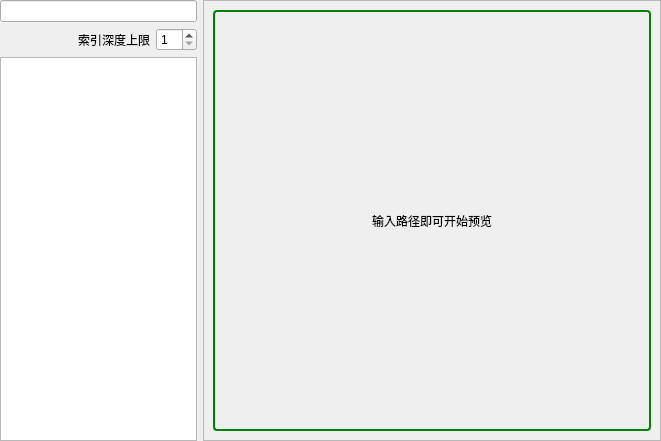
<?xml version="1.0" encoding="UTF-8"?>
<ui version="4.0">
 <class>ImageView</class>
 <widget class="QWidget" name="ImageView">
  <property name="geometry">
   <rect>
    <x>0</x>
    <y>0</y>
    <width>661</width>
    <height>441</height>
   </rect>
  </property>
  <property name="windowTitle">
   <string>Form</string>
  </property>
  <layout class="QHBoxLayout" name="horizontalLayout_2" stretch="3,7">
   <property name="leftMargin">
    <number>0</number>
   </property>
   <property name="topMargin">
    <number>0</number>
   </property>
   <property name="rightMargin">
    <number>0</number>
   </property>
   <property name="bottomMargin">
    <number>0</number>
   </property>
   <item>
    <layout class="QVBoxLayout" name="verticalLayout">
     <item>
      <widget class="QLineEdit" name="e_dirpath"/>
     </item>
     <item>
      <layout class="QHBoxLayout" name="horizontalLayout">
       <item>
        <spacer name="horizontalSpacer">
         <property name="orientation">
          <enum>Qt::Horizontal</enum>
         </property>
         <property name="sizeHint" stdset="0">
          <size>
           <width>40</width>
           <height>20</height>
          </size>
         </property>
        </spacer>
       </item>
       <item>
        <widget class="QLabel" name="label_2">
         <property name="text">
          <string>索引深度上限</string>
         </property>
        </widget>
       </item>
       <item>
        <widget class="QSpinBox" name="sp_maxdepth">
         <property name="minimum">
          <number>1</number>
         </property>
         <property name="maximum">
          <number>20</number>
         </property>
         <property name="value">
          <number>1</number>
         </property>
        </widget>
       </item>
      </layout>
     </item>
     <item>
      <widget class="QListWidget" name="listWidget"/>
     </item>
    </layout>
   </item>
   <item>
    <widget class="QScrollArea" name="scrollArea">
     <property name="widgetResizable">
      <bool>true</bool>
     </property>
     <widget class="QWidget" name="scrollAreaWidgetContents">
      <property name="geometry">
       <rect>
        <x>0</x>
        <y>0</y>
        <width>456</width>
        <height>439</height>
       </rect>
      </property>
      <layout class="QGridLayout" name="gridLayout">
       <item row="0" column="0">
        <widget class="QLabel" name="label">
         <property name="contextMenuPolicy">
          <enum>Qt::CustomContextMenu</enum>
         </property>
         <property name="styleSheet">
          <string notr="true">QLabel{ border: 2px solid green; border-radius: 4px; padding: 1px; }</string>
         </property>
         <property name="text">
          <string>输入路径即可开始预览</string>
         </property>
         <property name="alignment">
          <set>Qt::AlignCenter</set>
         </property>
        </widget>
       </item>
      </layout>
     </widget>
    </widget>
   </item>
  </layout>
 </widget>
 <resources/>
 <connections/>
</ui>
